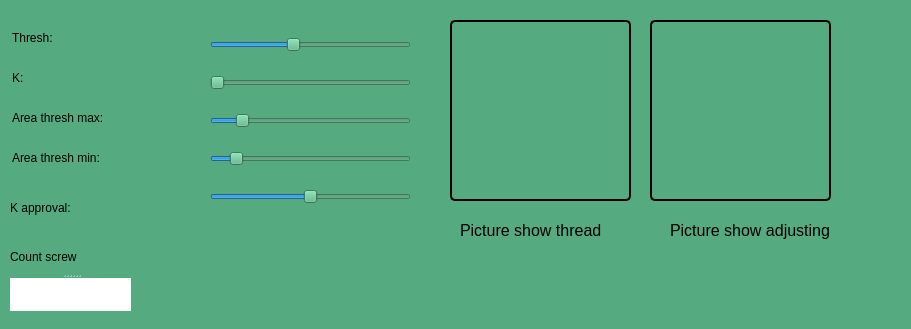
     <widget class="QWidget" name="adjust_screw" native="true">
      <property name="geometry">
       <rect>
        <x>60</x>
        <y>290</y>
        <width>911</width>
        <height>329</height>
       </rect>
      </property>
      <property name="styleSheet">
       <string notr="true">background-color: rgb(85, 170, 127);</string>
      </property>
      <widget class="QLabel" name="space_image_screw">
       <property name="geometry">
        <rect>
         <x>650</x>
         <y>20</y>
         <width>181</width>
         <height>181</height>
        </rect>
       </property>
       <property name="styleSheet">
        <string notr="true">border: 2px solid black;
                border-radius: 5px;
                padding: 10px;</string>
       </property>
       <property name="text">
        <string/>
       </property>
      </widget>
      <widget class="QLabel" name="label_42">
       <property name="geometry">
        <rect>
         <x>670</x>
         <y>220</y>
         <width>171</width>
         <height>21</height>
        </rect>
       </property>
       <property name="font">
        <font>
         <pointsize>12</pointsize>
        </font>
       </property>
       <property name="text">
        <string>Picture show adjusting</string>
       </property>
      </widget>
      <widget class="QWidget" name="layoutWidget">
       <property name="geometry">
        <rect>
         <x>210</x>
         <y>20</y>
         <width>201</width>
         <height>201</height>
        </rect>
       </property>
       <layout class="QVBoxLayout" name="verticalLayout_3">
        <item>
         <widget class="QSlider" name="value_thresh_screw">
          <property name="maximum">
           <number>255</number>
          </property>
          <property name="pageStep">
           <number>1</number>
          </property>
          <property name="value">
           <number>104</number>
          </property>
          <property name="orientation">
           <enum>Qt::Horizontal</enum>
          </property>
         </widget>
        </item>
        <item>
         <widget class="QSlider" name="value_k_screw">
          <property name="maximum">
           <number>5</number>
          </property>
          <property name="pageStep">
           <number>1</number>
          </property>
          <property name="value">
           <number>0</number>
          </property>
          <property name="orientation">
           <enum>Qt::Horizontal</enum>
          </property>
         </widget>
        </item>
        <item>
         <widget class="QSlider" name="value_area_thresh_screw_max">
          <property name="maximum">
           <number>1000</number>
          </property>
          <property name="singleStep">
           <number>10</number>
          </property>
          <property name="pageStep">
           <number>1</number>
          </property>
          <property name="value">
           <number>134</number>
          </property>
          <property name="orientation">
           <enum>Qt::Horizontal</enum>
          </property>
         </widget>
        </item>
        <item>
         <widget class="QSlider" name="value_area_thresh_screw_min">
          <property name="maximum">
           <number>100</number>
          </property>
          <property name="pageStep">
           <number>1</number>
          </property>
          <property name="value">
           <number>10</number>
          </property>
          <property name="orientation">
           <enum>Qt::Horizontal</enum>
          </property>
         </widget>
        </item>
        <item>
         <widget class="QSlider" name="value_k_accept_screw">
          <property name="maximum">
           <number>8</number>
          </property>
          <property name="pageStep">
           <number>1</number>
          </property>
          <property name="value">
           <number>4</number>
          </property>
          <property name="orientation">
           <enum>Qt::Horizontal</enum>
          </property>
         </widget>
        </item>
       </layout>
      </widget>
      <widget class="QLabel" name="area_thresh_screw_max">
       <property name="geometry">
        <rect>
         <x>12</x>
         <y>110</y>
         <width>191</width>
         <height>16</height>
        </rect>
       </property>
       <property name="text">
        <string>Area thresh max:</string>
       </property>
      </widget>
      <widget class="QLabel" name="k_screw">
       <property name="geometry">
        <rect>
         <x>12</x>
         <y>70</y>
         <width>191</width>
         <height>16</height>
        </rect>
       </property>
       <property name="text">
        <string>K:</string>
       </property>
      </widget>
      <widget class="QLabel" name="thresh_screw">
       <property name="geometry">
        <rect>
         <x>12</x>
         <y>30</y>
         <width>191</width>
         <height>16</height>
        </rect>
       </property>
       <property name="text">
        <string>Thresh:</string>
       </property>
      </widget>
      <widget class="QLabel" name="area_thresh_screw_min">
       <property name="geometry">
        <rect>
         <x>12</x>
         <y>150</y>
         <width>191</width>
         <height>16</height>
        </rect>
       </property>
       <property name="text">
        <string>Area thresh min:</string>
       </property>
      </widget>
      <widget class="QLabel" name="space_image_screw_thread">
       <property name="geometry">
        <rect>
         <x>450</x>
         <y>20</y>
         <width>181</width>
         <height>181</height>
        </rect>
       </property>
       <property name="styleSheet">
        <string notr="true">border: 2px solid black;
                border-radius: 5px;
                padding: 10px;</string>
       </property>
       <property name="text">
        <string/>
       </property>
      </widget>
      <widget class="QLabel" name="label_43">
       <property name="geometry">
        <rect>
         <x>460</x>
         <y>220</y>
         <width>161</width>
         <height>21</height>
        </rect>
       </property>
       <property name="font">
        <font>
         <pointsize>12</pointsize>
        </font>
       </property>
       <property name="text">
        <string>Picture show thread</string>
       </property>
      </widget>
      <widget class="QLabel" name="k_approval_screw">
       <property name="geometry">
        <rect>
         <x>10</x>
         <y>200</y>
         <width>191</width>
         <height>16</height>
        </rect>
       </property>
       <property name="text">
        <string>K approval:</string>
       </property>
      </widget>
      <widget class="QSplitter" name="splitter_5">
       <property name="geometry">
        <rect>
         <x>10</x>
         <y>240</y>
         <width>121</width>
         <height>71</height>
        </rect>
       </property>
       <property name="orientation">
        <enum>Qt::Vertical</enum>
       </property>
       <widget class="QLabel" name="result_area_4">
        <property name="text">
         <string>Count screw</string>
        </property>
       </widget>
       <widget class="QLabel" name="value_result_count_screw">
        <property name="styleSheet">
         <string notr="true">background-color: rgb(255, 255, 255);</string>
        </property>
        <property name="text">
         <string/>
        </property>
       </widget>
      </widget>
     </widget>
